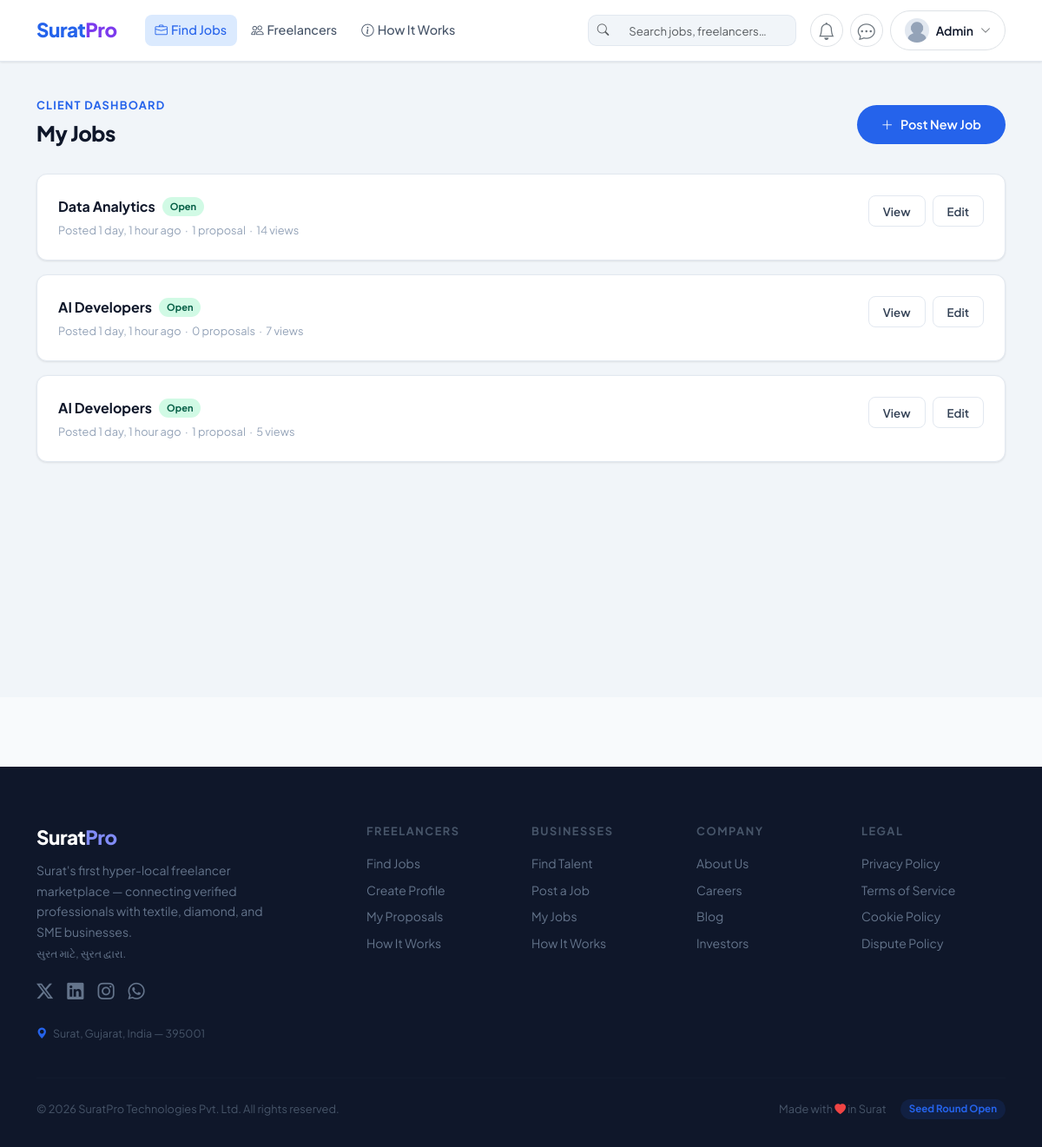
Page /jobs/my-jobs/ (signed in) on the committed database.
### accounts/models.py (models this page shows, shortened)
class User(AbstractUser):
    ROLE_FREELANCER = 'freelancer'
    ROLE_CLIENT = 'client'
    ROLE_CHOICES = [
        (ROLE_FREELANCER, 'Freelancer'),
        (ROLE_CLIENT, 'Client'),
    ]
    role = models.CharField(max_length=20, choices=ROLE_CHOICES, default=ROLE_FREELANCER)
    avatar = models.ImageField(upload_to='avatars/', blank=True, null=True)
    resume = models.FileField(upload_to='resumes/', blank=True, null=True, help_text='Upload your CV/Resume (PDF)')
    bio = models.TextField(blank=True)
    phone = models.CharField(max_length=20, blank=True)
    location = models.CharField(max_length=100, blank=True)
    website = models.URLField(blank=True)
    is_verified = models.BooleanField(default=False)
    has_paid_registration = models.BooleanField(default=False)
    wallet_balance = models.DecimalField(max_digits=10, decimal_places=2, default=0.00)
    first_project_completed = models.BooleanField(default=False)
    created_at = models.DateTimeField(auto_now_add=True)
    updated_at = models.DateTimeField(auto_now=True)
    @property
    def is_freelancer(self):
        return self.role == self.ROLE_FREELANCER
    @property
    def is_client(self):
        return self.role == self.ROLE_CLIENT
    def get_avatar_url(self):
        if self.avatar:
            return self.avatar.url
        return '/static/img/default_avatar.png'

### jobs/models.py (models this page shows, shortened)
class Job(models.Model):
    STATUS_OPEN   = 'open'
    STATUS_INPROG = 'in_progress'
    STATUS_CLOSED = 'closed'
    STATUS_CHOICES = [
        (STATUS_OPEN,   'Open'),
        (STATUS_INPROG, 'In Progress'),
        (STATUS_CLOSED, 'Closed'),
    ]
    BUDGET_FIXED  = 'fixed'
    BUDGET_HOURLY = 'hourly'
    BUDGET_CHOICES = [
        (BUDGET_FIXED,  'Fixed Price'),
        (BUDGET_HOURLY, 'Hourly Rate'),
    ]
    EXP_ENTRY       = 'entry'
    EXP_INTERMEDIATE = 'intermediate'
    EXP_EXPERT      = 'expert'
    EXP_CHOICES = [
        (EXP_ENTRY,        'Entry Level'),
        (EXP_INTERMEDIATE, 'Intermediate'),
        (EXP_EXPERT,       'Expert'),
    ]
    client       = models.ForeignKey(
        settings.AUTH_USER_MODEL,
        on_delete=models.CASCADE,
        related_name='jobs_posted',
    )
    title        = models.CharField(max_length=255)
    description  = models.TextField()
    skills_required = models.ManyToManyField(
        'accounts.Skill',
        blank=True,
        related_name='jobs',
    )
    budget_type  = models.CharField(max_length=10, choices=BUDGET_CHOICES, default=BUDGET_FIXED)
    budget_min   = models.DecimalField(max_digits=10, decimal_places=2, default=0)
    budget_max   = models.DecimalField(max_digits=10, decimal_places=2, default=0)
    deadline     = models.DateField(null=True, blank=True)
    experience_level = models.CharField(max_length=20, choices=EXP_CHOICES, default=EXP_INTERMEDIATE)
    status       = models.CharField(max_length=20, choices=STATUS_CHOICES, default=STATUS_OPEN)
    views_count  = models.PositiveIntegerField(default=0)
    created_at   = models.DateTimeField(auto_now_add=True)
    updated_at   = models.DateTimeField(auto_now=True)
    class Meta:
        ordering = ['-created_at']
    @property
    def proposal_count(self):
        return self.proposals.count()

### jobs/views.py (the view)
# urls.py: path('my-jobs/',               views.my_jobs_view,        name='my_jobs'),
@login_required
def my_jobs_view(request):
    if not request.user.is_client:
        return redirect('jobs:list')
    jobs = Job.objects.filter(client=request.user).order_by('-created_at')
    return render(request, 'jobs/my_jobs.html', {'jobs': jobs})

### messaging/context_processors.py (called while the page is built)
def unread_messages_count(request):
    if request.user.is_authenticated:
        count = Message.objects.filter(
            conversation__participants=request.user,
            is_read=False
        ).exclude(sender=request.user).count()
        return {'unread_messages_count': count}
    return {'unread_messages_count': 0}

### notifications/context_processors.py (called while the page is built)
def notification_count(request):
    if request.user.is_authenticated:
        try:
            from notifications.models import Notification
            count = Notification.objects.filter(user=request.user, is_read=False).count()
        except Exception:
            count = 0
        return {'unread_notification_count': count}
    return {'unread_notification_count': 0}

### templates/jobs/my_jobs.html (shortened to what this page needs)
{% extends 'base.html' %}
{% block content %}
<div style="background:#f1f5f9;min-height:calc(100vh - 68px);padding:2.5rem 0;">
<div class="container">
    <div class="d-flex align-items-center justify-content-between mb-4 flex-wrap gap-3">
        <div>
            <div class="section-label">Client Dashboard</div>
            <h1 class="section-title mt-1" style="font-size:1.5rem;">My Jobs</h1>
        </div>
        <a href="{% url 'jobs:post' %}" class="btn-primary-main">
            <i class="bi bi-plus-lg"></i> Post New Job
        </a>
    </div>
    {% if jobs %}
    <div class="d-flex flex-column gap-3">
    {% for job in jobs %}
    <div class="card-main p-4">
        <div class="d-flex align-items-start justify-content-between gap-3 flex-wrap">
            <div class="flex-grow-1">
                <div class="d-flex align-items-center gap-2 mb-1 flex-wrap">
                    <a href="{% url 'jobs:detail' job.pk %}"
                       style="font-size:1rem;font-weight:700;color:#0f172a;text-decoration:none;">
                        {{ job.title }}
                    </a>
                    <span style="padding:2px 9px;border-radius:20px;font-size:11px;font-weight:700;
                        {% if job.status == 'open' %}background:#d1fae5;color:#065f46;
                        {% elif job.status == 'in_progress' %}background:#dbeafe;color:#1d4ed8;
                        {% else %}background:#f1f5f9;color:#64748b;{% endif %}">
                        {{ job.get_status_display }}
                    </span>
                </div>
                <div style="font-size:0.8rem;color:#94a3b8;">
                    Posted {{ job.created_at|timesince }} ago
                    &nbsp;·&nbsp; {{ job.proposal_count }} proposal{{ job.proposal_count|pluralize }}
                    &nbsp;·&nbsp; {{ job.views_count }} view{{ job.views_count|pluralize }}
                </div>
            </div>
            <div class="d-flex gap-2" style="flex-shrink:0;">
                <a href="{% url 'jobs:detail' job.pk %}"
                   style="padding:0.4rem 1rem;border:1.5px solid #e2e8f0;border-radius:8px;font-size:0.83rem;font-weight:600;color:#334155;text-decoration:none;background:#fff;">
                    View
                </a>
                <a href="{% url 'jobs:edit' job.pk %}"
                   style="padding:0.4rem 1rem;border:1.5px solid #e2e8f0;border-radius:8px;font-size:0.83rem;font-weight:600;color:#334155;text-decoration:none;background:#fff;">
                    Edit
                </a>
            </div>
        </div>
    </div>
    {% endfor %}
    </div>
    {% endif %}
</div>
</div>
{% endblock %}

### templates/partials/_navbar.html (shortened to what this page needs)
{% load static %}
<nav class="navbar navbar-expand-lg navbar-main">
    <div class="container">
        <a class="navbar-brand navbar-brand-text" href="{% url 'core:home' %}">
            Surat<span>Pro</span>
        </a>
        <div class="collapse navbar-collapse" id="navbarMain">
            <ul class="navbar-nav me-auto ms-3 gap-1">
                <li class="nav-item">
                    <a class="nav-link nav-link-main" href="{% url 'jobs:list' %}">
                        <i class="bi bi-briefcase me-1"></i>Find Jobs
                    </a>
                </li>
                <li class="nav-item">
                    <a class="nav-link nav-link-main" href="{% url 'accounts:freelancers_list' %}">
                        <i class="bi bi-people me-1"></i>Freelancers
                    </a>
                </li>
                <li class="nav-item">
                    <a class="nav-link nav-link-main" href="{% url 'core:how_it_works' %}">
                        <i class="bi bi-info-circle me-1"></i>How It Works
                    </a>
                </li>
            </ul>
            <form method="get" action="{% url 'core:search' %}" class="d-none d-lg-flex me-3" id="navbar-search-form">
                <div class="input-group" style="width:240px;">
                    <span class="input-group-text" style="background:#f1f5f9;border:1.5px solid #e2e8f0;border-right:0;border-radius:10px 0 0 10px;padding:0 10px;">
                        <i class="bi bi-search text-muted" style="font-size:0.85rem;"></i>
                    </span>
                    <input type="text" name="q" placeholder="Search jobs, freelancers…"
                           class="form-control"
                           style="border:1.5px solid #e2e8f0;border-left:0;border-radius:0 10px 10px 0;
                                  font-size:0.82rem;background:#f1f5f9;height:36px;"
                           autocomplete="off">
                </div>
            </form>
            <div class="d-flex align-items-center gap-2">
                {% if user.is_authenticated %}
                    <a href="{% url 'notifications:list' %}" class="btn btn-sm bg-white border position-relative rounded-circle d-flex align-items-center justify-content-center" style="width: 38px; height: 38px;" title="Notifications" id="notif-btn">
                        <i class="bi bi-bell fs-5 text-secondary"></i>
                    </a>
                    <a href="{% url 'messaging:inbox' %}" class="btn btn-sm bg-white border position-relative rounded-circle d-flex align-items-center justify-content-center" style="width: 38px; height: 38px;" title="Messages" id="msg-btn">
                        <i class="bi bi-chat-dots fs-5 text-secondary"></i>
                    </a>
                    <div class="dropdown">
                        <button class="btn btn-sm d-flex align-items-center gap-2 border rounded-pill px-3 py-2 bg-white" type="button" data-bs-toggle="dropdown">
                            <img src="{{ user.get_avatar_url }}" alt="{{ user.username }}" width="28" height="28"
                                 style="border-radius:50%;object-fit:cover;" onerror="this.src='{% static "img/default_avatar.png" %}'">
                            <span style="font-size:0.875rem;font-weight:600;color:#0f172a;">
                                {{ user.first_name|default:user.username }}
                            </span>
                            <i class="bi bi-chevron-down text-muted" style="font-size:0.75rem;"></i>
                        </button>
                    </div>
                {% else %}
                    <a href="{% url 'accounts:login' %}" class="btn-nav-login">Log In</a>
                    <a href="{% url 'accounts:register' %}" class="btn-nav-register">Join Free</a>
                {% endif %}
            </div>
        </div>
    </div>
</nav>

### static/css/main.css (style rules this page uses)
:root { --primary: #2563eb; --primary-dark: #1d4ed8; --primary-light: #dbeafe; --secondary: #7c3aed; --secondary-light: #ede9fe; --success: #059669; --success-light: #d1fae5; --warning: #d97706; --warning-light: #fef3c7; --danger: #dc2626; --danger-light: #fee2e2; --dark: #0f172a; --dark-secondary: #1e293b; --gray-100: #f8fafc; --gray-200: #f1f5f9; --gray-300: #e2e8f0; --gray-400: #cbd5e1; --gray-500: #94a3b8; --gray-600: #64748b; --gray-700: #475569; --gray-800: #334155; --gray-900: #1e293b; --white: #ffffff; --border-radius: 12px; --border-radius-sm: 8px; --border-radius-lg: 16px; --shadow-sm: 0 1px 3px rgba(0, 0, 0, 0.06), 0 1px 2px rgba(0, 0, 0, 0.04); --shadow: 0 4px 6px -1px rgba(0, 0, 0, 0.07), 0 2px 4px -1px rgba(0, 0, 0, 0.04); --shadow-md: 0 10px 15px -3px rgba(0, 0, 0, 0.08), 0 4px 6px -2px rgba(0, 0, 0, 0.04); --shadow-lg: 0 20px 25px -5px rgba(0, 0, 0, 0.08), 0 10px 10px -5px rgba(0, 0, 0, 0.03); --transition: all 0.2s ease; }
* { box-sizing: border-box; }
body { font-family: 'Plus Jakarta Sans', -apple-system, BlinkMacSystemFont, 'Segoe UI', sans-serif; background-color: var(--gray-100); color: var(--gray-900); line-height: 1.6; -webkit-font-smoothing: antialiased; -moz-osx-font-smoothing: grayscale; }
.navbar-main { background: var(--white); border-bottom: 1px solid var(--gray-300); padding: 0.75rem 0; position: sticky; top: 0; z-index: 1030; box-shadow: var(--shadow-sm); }
.navbar-brand-text { font-weight: 800; font-size: 1.4rem; color: var(--primary) !important; letter-spacing: -0.5px; }
.navbar-brand-text span { color: var(--secondary); }
.nav-link-main { color: var(--gray-700) !important; font-weight: 500; font-size: 0.9rem; padding: 0.4rem 0.75rem !important; border-radius: var(--border-radius-sm); transition: var(--transition); }
.nav-link-main.active { color: var(--primary) !important; background: var(--primary-light); }
.section-label { font-size: 0.8rem; font-weight: 700; letter-spacing: 1.2px; text-transform: uppercase; color: var(--primary); margin-bottom: 0.5rem; }
.section-title { font-size: 2rem; font-weight: 800; color: var(--dark); letter-spacing: -0.5px; line-height: 1.2; }
.card-main { background: var(--white); border: 1px solid var(--gray-300); border-radius: var(--border-radius); box-shadow: var(--shadow-sm); transition: var(--transition); }
.btn-primary-main { background: var(--primary); color: var(--white); border: none; padding: 0.7rem 1.75rem; border-radius: 50px; font-weight: 600; font-size: 0.9rem; cursor: pointer; transition: var(--transition); display: inline-flex; align-items: center; gap: 0.5rem; text-decoration: none; }
.form-control, .form-select { border: 1.5px solid var(--gray-300); border-radius: var(--border-radius-sm); padding: 0.625rem 0.875rem; font-size: 0.9rem; color: var(--gray-900); background: var(--white); transition: var(--transition); }

### rows in the picture
User: first_name "Admin"
Job: title "Data Analytics", status "Open", created_at "1 day, 1 hour", proposal_count "1", views_count "14"
Job: title "AI Developers", status "Open", created_at "1 day, 1 hour", proposal_count "0", views_count "7"
Job: title "AI Developers", status "Open", created_at "1 day, 1 hour", proposal_count "1", views_count "5"
